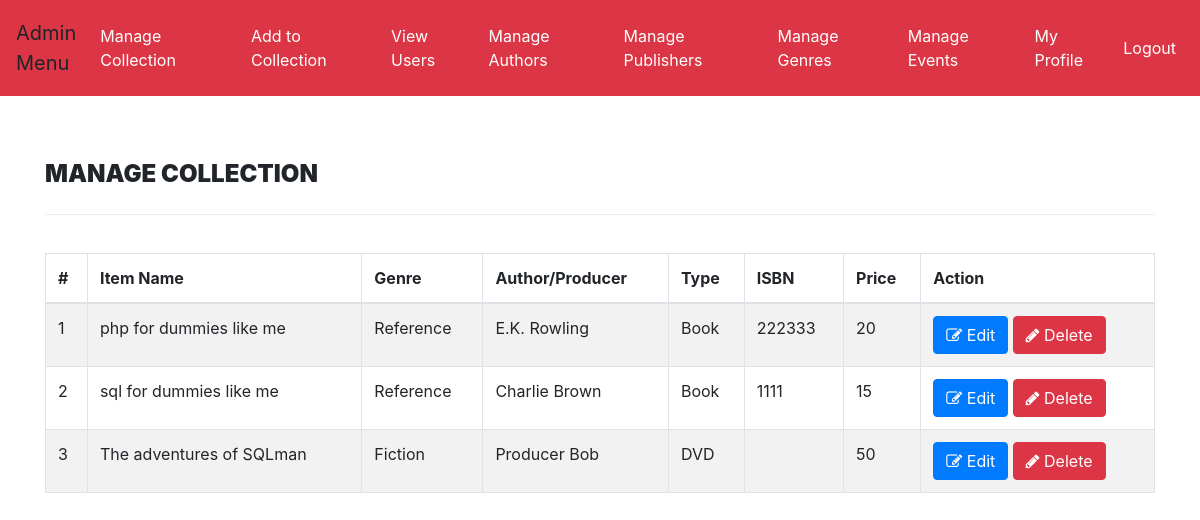
The page /admin-view.php (signed in) on the database its author committed.
### tables this page shows
CREATE TABLE `collection` (
  `id` int(11) NOT NULL,
  `Title` varchar(255) DEFAULT NULL,
  `GenreID` int(11) DEFAULT NULL,
  `AuthorName` varchar(255) DEFAULT NULL,
  `AuthorID` int(11) DEFAULT NULL,
  `PublishID` int(11) DEFAULT NULL,
  `ISBN` int(11) DEFAULT NULL,
  `Price` int(11) DEFAULT NULL,
  `itemType` varchar(255) DEFAULT NULL
);

CREATE TABLE `genre` (
  `id` int(11) NOT NULL,
  `GenreName` varchar(150) DEFAULT NULL
);

CREATE TABLE `authors` (
  `id` int(11) NOT NULL,
  `AuthorName` varchar(159) DEFAULT NULL,
  `Birthday` varchar(10) DEFAULT NULL,
  `Status` varchar(10) DEFAULT NULL
);

### admin-view.php (the view, shortened to what this page needs)
<?php
include('includes/config.php');
if(strlen($_SESSION['alogin'])==0)
    {
header('location:index.php');
}
else{
    ?>
<!DOCTYPE html>
<html xmlns="http://www.w3.org/1999/xhtml">
<head>
    <link rel="stylesheet" href="https://maxcdn.bootstrapcdn.com/bootstrap/4.3.1/css/bootstrap.min.css">
    <link href="assets/css/font-awesome.css" rel="stylesheet" />
    <link href="assets/js/dataTables/dataTables.bootstrap4.css" rel="stylesheet" />
    <link href="assets/css/style.css" rel="stylesheet" />
</head>
<body>
<?php include('admin-navbar.php');?>
    <div class="content-wrapper">
         <div class="container">
        <div class="row pad-botm">
            <div class="col-md-12">
                <h4 class="header-line">Manage Collection</h4>
    </div>
        </div>
            <div class="row">
                <div class="col-md-12">
                    <div class="panel panel-default">
                        <div class="panel-body">
                            <div class="table-responsive">
                                <table class="table table-striped table-bordered table-hover" id="dataTables-example">
                                    <thead>
                                        <tr>
                                            <th>#</th>
                                            <th>Item Name</th>
                                            <th>Genre</th>
                                            <th>Author/Producer</th>
                                            <th>Type</th>
                                            <th>ISBN</th>
                                            <th>Price</th>
                                            <th>Action</th>
                                        </tr>
                                    </thead>
                                    <tbody>
<?php $sql = "SELECT collection.Title,genre.GenreName,authors.AuthorName,collection.itemType,collection.ISBN,collection.Price,collection.id as id from collection join genre on genre.id=collection.GenreID join authors on authors.id=collection.AuthorID";
$query = $dbh -> prepare($sql);
$query->execute();
$results=$query->fetchAll(PDO::FETCH_OBJ);
$num=1;
if($query->rowCount() > 0)
{
foreach($results as $result)
{               ?>
                                        <tr class="odd gradeX">
                                            <td class="center"><?php echo htmlentities($num);?></td>
                                            <td class="center"><?php echo htmlentities($result->Title);?></td>
                                            <td class="center"><?php echo htmlentities($result->GenreName);?></td>
                                            <td class="center"><?php echo htmlentities($result->AuthorName);?></td>
                                            <td class="center"><?php echo htmlentities($result->itemType);?></td>
                                            <td class="center"><?php echo htmlentities($result->ISBN);?></td>
                                            <td class="center"><?php echo htmlentities($result->Price);?></td>
                                            <td class="center">
                                            <a href="#<?php echo htmlentities($result->id);?>"><button class="btn btn-primary"><i class="fa fa-edit "></i> Edit</button>
                                          <a href="#<?php echo htmlentities($result->id);?>" onclick="return confirm('Are you sure you want to delete?');" >  <button class="btn btn-danger"><i class="fa fa-pencil"></i> Delete</button>
                                            </td>
                                        </tr>
 <?php $num=$num+1;}} ?>
                                    </tbody>
                                </table>
                            </div>
                        </div>
                    </div>
                </div>
            </div>
    </div>
    </div>
</body>
</html>
<?php } ?>

### admin-navbar.php (shortened to what this page needs)
<!DOCTYPE html>
<html lang="en">
<head>
  <link rel="stylesheet" href="https://maxcdn.bootstrapcdn.com/bootstrap/4.3.1/css/bootstrap.min.css">
</head>
<body>
  <nav class="navbar navbar-dark bg-danger navbar-expand-md py-md-2">
      <a class="navbar-brand">Admin <br>Menu</a>
      <div class="navbar-collapse collapse" id="navbarNav">
          <ul class="navbar-nav">
              <li class="nav-item py-md-2"><a href="admin-view.php" class="nav-link" style="color:white;">Manage Collection</a></li>
              <li class="nav-item py-md-2"><a href="add-collection.php" class="nav-link" style="color:white;">Add to Collection</a></li>
              <li class="nav-item py-md-2"><a href="list-users.php" class="nav-link" style="color:white;">View Users</a></li>
              <li class="nav-item py-md-2"><a href="manage-authors.php" class="nav-link" style="color:white;">Manage Authors</a></li>
              <li class="nav-item py-md-2"><a href="manage-publishers.php" class="nav-link" style="color:white;">Manage Publishers</a></li>
              <li class="nav-item py-md-2"><a href="manage-genres.php" class="nav-link" style="color:white;">Manage Genres</a></li>
              <li class="nav-item py-md-2"><a href="manage-events.php" class="nav-link" style="color:white;">Manage Events</a></li>
              <li class="nav-item py-md-2"><a href="admin-profile.php" class="nav-link" style="color:white;">My Profile</a></li>
          </ul>
<?php if($_SESSION['alogin'])
  {
?>
          <ul class="navbar-nav ml-auto">
            <li class="nav-item py-md-2 "><a href="logout.php" class="nav-link" style="color:white;">Logout</a></li>
          </ul>
<?php }?>
      </div>
  </nav>
<br>
</body>
</html>

### assets/css/style.css (style rules this page uses)
.content-wrapper { margin-top: 40px; min-height:800px; padding-bottom:90px; }
.header-line { font-weight:900; padding-bottom:25px; border-bottom:1px solid #eeeeee; text-transform:uppercase; }
.pad-botm { padding-bottom:30px; }
.navbar { min-height: 90px; margin-bottom: 0px; }

### rows shown on the page
collection: Title "php for dummies like me", GenreID.GenreName "Reference", AuthorID.AuthorName "E.K. Rowling", itemType "Book", ISBN "222333", Price "20"
collection: Title "sql for dummies like me", GenreID.GenreName "Reference", AuthorID.AuthorName "Charlie Brown", itemType "Book", ISBN "1111", Price "15"
collection: Title "The adventures of SQLman", GenreID.GenreName "Fiction", AuthorID.AuthorName "Producer Bob", itemType "DVD", Price "50"
